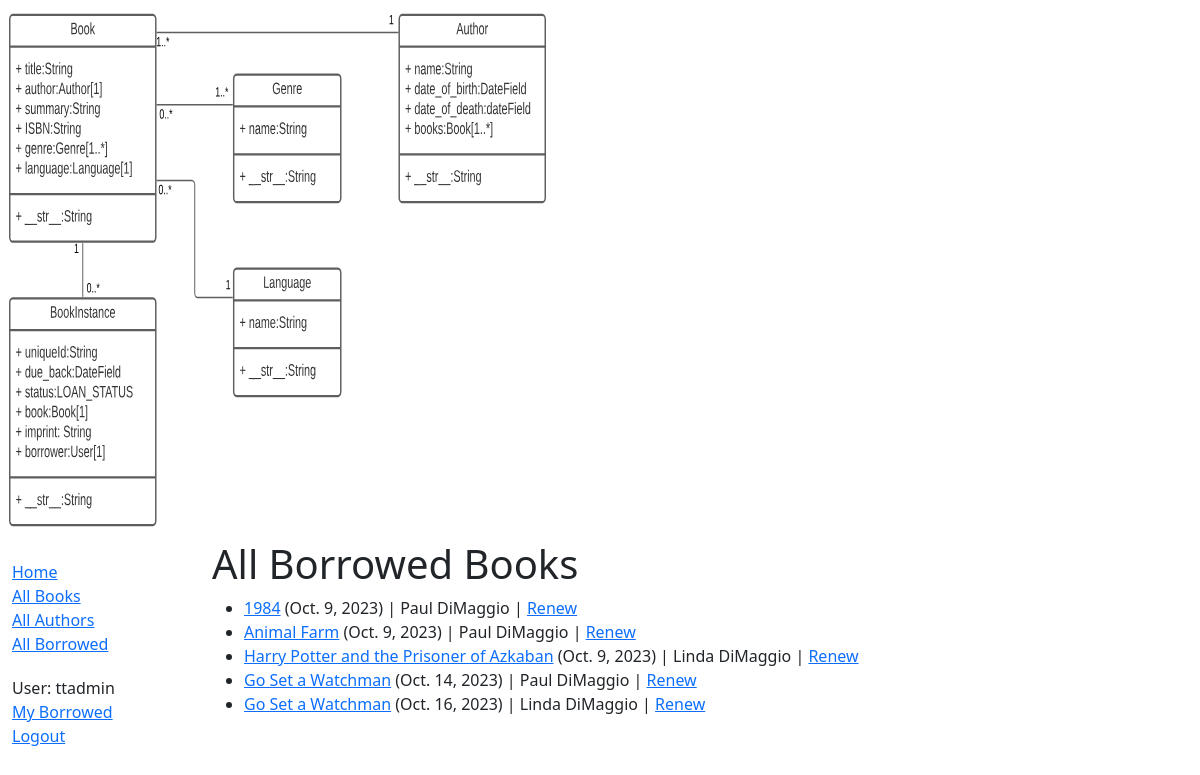
Page /catalog/borrowed/ (signed in) on the committed database.
### catalog/models.py (models this page shows, shortened)
class BookInstance(models.Model):
    id = models.UUIDField(primary_key=True, default=uuid.uuid4, help_text='Unique ID for this particular book across whole library')
    book = models.ForeignKey('Book', on_delete=models.RESTRICT, null=True)
    imprint = models.CharField(max_length=200)
    due_back = models.DateField(null=True, blank=True)
    borrower = models.ForeignKey(User, on_delete=models.SET_NULL, null=True, blank=True)
    test = models.DateField(null=True, blank=True)
    LOAN_STATUS = (
        ('m', 'Maintenance'),
        ('o', 'On loan'),
        ('a', 'Available'),
        ('r', 'Reserved'),
    )
    status = models.CharField(
        max_length=1,
        choices=LOAN_STATUS,
        blank=True,
        default='m',
        help_text='Book availability',
    )
    class Meta:
        ordering = ['due_back']
        permissions = (("can_mark_returned", "Set book as returned"),)
    @property
    def is_overdue(self):
        return bool(self.due_back and date.today() > self.due_back)

class Book(models.Model):
    title = models.CharField(max_length=200)
    author = models.ForeignKey('Author', on_delete=models.SET_NULL, null=True)
    summary = models.TextField(max_length=1000, help_text='Enter a brief description of the book')
    isbn = models.CharField('ISBN', max_length=13, unique=True,
                             help_text='13 Character <a href="https://www.isbn-international.org/content/what-isbn">ISBN number</a>')
    genre = models.ManyToManyField(Genre, help_text='Select a genre for this book')
    language = models.ForeignKey('Language', on_delete=models.SET_NULL, null=True)
    class Meta:
        ordering = ['title']
    def display_genre(self):
        """Creates a string for the Genre. This is required to display genre in Admin."""
        return ', '.join([genre.name for genre in self.genre.all()[:3]])
    display_genre.short_description = 'Genre'

### catalog/views.py (the view)
# urls.py: path(r'borrowed/', views.LoanedBooksAllListView.as_view(), name='all-borrowed'),
class LoanedBooksAllListView(PermissionRequiredMixin, generic.ListView):
    model = BookInstance
    permission_required = 'catalog.can_mark_returned'
    template_name = 'catalog/bookinstance_list_borrowed_all.html'
    paginate_by = 10
    def get_queryset(self):
        return BookInstance.objects.filter(status__exact='o').order_by('due_back')

### catalog/templates/catalog/bookinstance_list_borrowed_all.html
{% extends "base_generic.html" %}
{% block content %}
    <h1>All Borrowed Books</h1>
    {% if bookinstance_list %}
    <ul>
      {% for bookinst in bookinstance_list %}
      <li class="{% if bookinst.is_overdue %}text-danger{% endif %}">
        <a href="{% url 'book-detail' bookinst.book.pk %}">{{bookinst.book.title}}</a> ({{ bookinst.due_back }}) |
        {% if user.is_staff %}
        {{ bookinst.borrower.first_name }} {{ bookinst.borrower.last_name }} |
        {% endif %}
        {% if perms.catalog.can_mark_returned %}
        <a href="{% url 'renew-book-librarian' bookinst.id %}">Renew</a>
        {% endif %}
      </li>
      {% endfor %}
    </ul>
    {% else %}
      <p>There are no books borrowed.</p>
    {% endif %}
{% endblock %}

### catalog/templates/base_generic.html (shortened to what this page needs)
<!DOCTYPE html>
<html lang="en">
  <head>
    <link
      href="https://cdn.jsdelivr.net/npm/bootstrap@5.1.3/dist/css/bootstrap.min.css"
      rel="stylesheet"
 />
    {% load static %}
    <link rel="stylesheet" href="{% static 'css/styles.css' %}" />
    <img
        src="{% static 'catalog/images/local_library_model_uml.svg' %}"
        alt="UML diagram"
        style="width:555px;height:540px;" />
    <link rel="stylesheet" href="https://cdnjs.cloudflare.com/ajax/libs/toastr.js/latest/toastr.min.css">
  </head>
  <body>
    <div class="container-fluid">
      <div class="row">
        <div class="col-sm-2">
          {% block sidebar %}
            <ul class="sidebar-nav">
              <li><a href="{% url 'index' %}">Home</a></li>
              <li><a href="{% url 'books' %}">All Books</a></li>
              <li><a href="{% url 'authors' %}">All Authors</a></li>
            {% if user.is_authenticated and perms.catalog.can_mark_returned %}
              <li><a href="{% url 'all-borrowed' %}">All Borrowed</a>
            {% endif %}
            </ul>
            <ul class="sidebar-nav">
            {% if user.is_authenticated %}
              <li>User: {{ user.get_username }}</li>
              <li><a href="{% url 'my-borrowed' %}">My Borrowed</a></li>
              <li><a href="{% url 'logout' %}?next={{ request.path }}">Logout</a></li>
            {% else %}
              <li><a href="{% url 'login' %}?next={{ request.path }}">Login</a></li>
            {% endif %}
            </ul>
          {% endblock %}
        </div>
        <div class="col-sm-10 ">
        {% block content %}{% endblock %}
        </div>
      </div>
    </div>
  </body>
</html>

### catalog/static/css/styles.css (style rules this page uses)
.sidebar-nav { margin-top: 20px; padding: 0; list-style: none; }

### rows in the picture
BookInstance: book "1984", due_back "Oct. 9, 2023", borrower.first_name "Paul", borrower.last_name "DiMaggio"
BookInstance: book "Animal Farm", due_back "Oct. 9, 2023", borrower.first_name "Paul", borrower.last_name "DiMaggio"
BookInstance: book "Harry Potter and the Prisoner of Azkaban", due_back "Oct. 9, 2023", borrower.first_name "Linda", borrower.last_name "DiMaggio"
BookInstance: book "Go Set a Watchman", due_back "Oct. 14, 2023", borrower.first_name "Paul", borrower.last_name "DiMaggio"
BookInstance: book "Go Set a Watchman", due_back "Oct. 16, 2023", borrower.first_name "Linda", borrower.last_name "DiMaggio"

### other values in the picture
{{ user.get_username }} "ttadmin"
